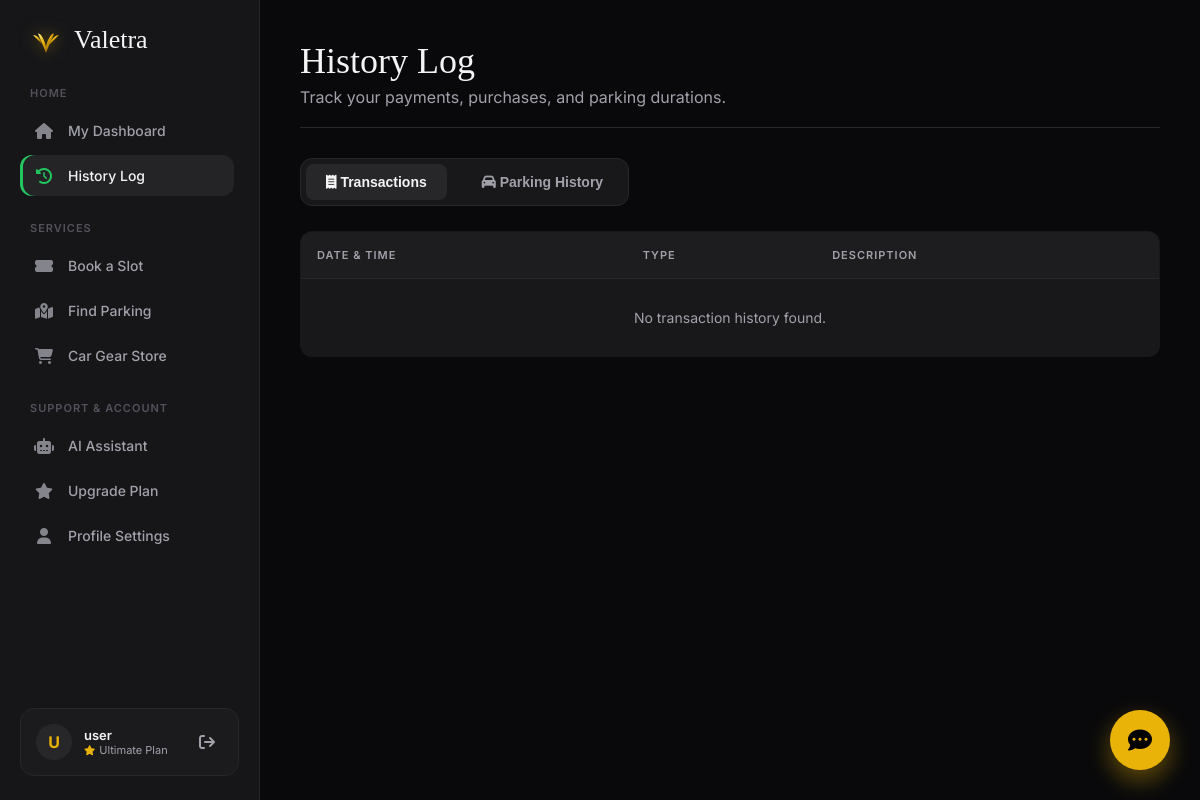
/history.php (signed in), run on the app's committed database.
### tables this page shows
CREATE TABLE `users` (
  `id` int(11) NOT NULL AUTO_INCREMENT,
  `name` varchar(50) DEFAULT NULL,
  `email` varchar(50) DEFAULT NULL,
  `password` varchar(50) DEFAULT NULL,
  `plan` varchar(20) DEFAULT 'free',
  `vehicle_no` varchar(20) DEFAULT NULL,
  `role` enum('admin','user') DEFAULT 'user',
  `contact_no` varchar(20) DEFAULT NULL,
  `address` text DEFAULT NULL,
  `dob` date DEFAULT NULL,
  `car_model` varchar(100) DEFAULT NULL,
  `profile_image` varchar(255) DEFAULT NULL,
  `car_image` varchar(255) DEFAULT NULL,
  `wallet_balance` decimal(10,2) DEFAULT 0.00,
  PRIMARY KEY (`id`),
  UNIQUE KEY `email` (`email`)
);

### history.php (the view, shortened to what this page needs)
<?php
include 'db.php';
$user_id = $_SESSION['user_id'];
$logs_res = $conn->query("SELECT * FROM activity_logs WHERE user_id=$user_id AND (action LIKE '%PURCHASE%' OR action LIKE '%PAYMENT%' OR action LIKE '%PENALTY%') ORDER BY created_at DESC");
?>
<!DOCTYPE html>
<html lang="en">
<head>
<link rel="stylesheet" href="https://cdnjs.cloudflare.com/ajax/libs/font-awesome/6.5.0/css/all.min.css">
</head>
<body>
<?php include 'sidebar.php'; ?>
<main class="content">
  <div class="page-header">
    <div>
      <h1>History Log</h1>
      <p>Track your payments, purchases, and parking durations.</p>
    </div>
  </div>
  <div class="tabs">
    <button class="tab-btn active" onclick="switchTab('transactions')"><i class="fa fa-receipt"></i> Transactions</button>
    <button class="tab-btn" onclick="switchTab('vehicles')"><i class="fa fa-car"></i> Parking History</button>
  </div>
  <div id="tab-transactions" class="tab-content active">
    <table>
      <thead>
        <tr>
          <th>Date & Time</th>
          <th>Type</th>
          <th>Description</th>
        </tr>
      </thead>
      <tbody>
        <?php if($logs_res->num_rows > 0): while($row = $logs_res->fetch_assoc()): ?>
          <?php
            $typeClass = 'pay';
            if(strpos($row['action'], 'PENALTY') !== false) $typeClass = 'penalty';
            if(strpos($row['action'], 'PURCHASE') !== false) $typeClass = 'purchase';
          ?>
          <tr>
            <td style="color: var(--text-muted);"><?php echo date('M d, Y h:i A', strtotime($row['created_at'])); ?></td>
            <td><span class="badge <?php echo $typeClass; ?>"><?php echo str_replace('_', ' ', $row['action']); ?></span></td>
            <td><?php echo htmlspecialchars($row['detail']); ?></td>
          </tr>
        <?php endwhile; else: ?>
          <tr><td colspan="3" style="text-align: center; color: var(--text-muted); padding: 30px;">No transaction history found.</td></tr>
        <?php endif; ?>
      </tbody>
    </table>
  </div>
</main>
</body>
</html>

### sidebar.php (shortened to what this page needs)
<?php
$current_page = basename($_SERVER['PHP_SELF']);
$user_role = $_SESSION['role'] ?? 'user';
if(isset($_SESSION['user_id'])) {
    $uid = $_SESSION['user_id'];
    $u_data = $conn->query("SELECT name, email, wallet_balance, plan FROM users WHERE id=$uid")->fetch_assoc();
}
?>
<aside class="sidebar">
  <div class="brand">
    Valetra
  </div>
  <div style="flex: 1; overflow-y: auto; padding-right: 5px;" class="custom-scrollbar">
    <?php if($user_role == 'admin'): ?>
      <div class="nav-group">
        <div class="nav-label">Main</div>
        <ul class="nav-menu">
          <li><a href="dashboard.php" class="<?php echo $current_page == 'dashboard.php' ? 'active' : ''; ?>"><i class="fa fa-border-all"></i> Overview</a></li>
        </ul>
      </div>
      <div class="nav-group">
        <div class="nav-label">Management</div>
        <ul class="nav-menu">
          <li><a href="book.php" class="<?php echo $current_page == 'book.php' ? 'active' : ''; ?>"><i class="fa fa-ticket-alt"></i> Manage Slots</a></li>
          <li><a href="admin_livemap.php" class="<?php echo $current_page == 'admin_livemap.php' ? 'active' : ''; ?>"><i class="fa fa-map-location-dot"></i> Live Map</a></li>
          <li><a href="admin_vehicles.php" class="<?php echo $current_page == 'admin_vehicles.php' ? 'active' : ''; ?>"><i class="fa fa-car-side"></i> Vehicles & Activity</a></li>
          <li><a href="admin_subscriptions.php" class="<?php echo $current_page == 'admin_subscriptions.php' ? 'active' : ''; ?>"><i class="fa fa-star"></i> Subscriptions</a></li>
          <li><a href="admin_store.php" class="<?php echo $current_page == 'admin_store.php' ? 'active' : ''; ?>"><i class="fa fa-box"></i> Store Orders</a></li>
        </ul>
      </div>
    <?php else: ?>
      <div class="nav-group">
        <div class="nav-label">Home</div>
        <ul class="nav-menu">
          <li><a href="user_dashboard.php" class="<?php echo $current_page == 'user_dashboard.php' ? 'active' : ''; ?>"><i class="fa fa-home"></i> My Dashboard</a></li>
          <li><a href="history.php" class="<?php echo $current_page == 'history.php' ? 'active' : ''; ?>"><i class="fa fa-clock-rotate-left"></i> History Log</a></li>
        </ul>
      </div>
      <div class="nav-group">
        <div class="nav-label">Services</div>
        <ul class="nav-menu">
          <li><a href="book.php" class="<?php echo $current_page == 'book.php' ? 'active' : ''; ?>"><i class="fa fa-ticket-alt"></i> Book a Slot</a></li>
          <li><a href="user_map.php" class="<?php echo $current_page == 'user_map.php' ? 'active' : ''; ?>"><i class="fa fa-map-location-dot"></i> Find Parking</a></li>
          <li><a href="store.php" class="<?php echo in_array($current_page, ['store.php', 'checkout.php']) ? 'active' : ''; ?>"><i class="fa fa-shopping-cart"></i> Car Gear Store</a></li>
        </ul>
      </div>
    <?php endif; ?>
    <div class="nav-group">
      <div class="nav-label">Support & Account</div>
      <ul class="nav-menu">
        <li><a href="ai_assistant.php" class="<?php echo $current_page == 'ai_assistant.php' ? 'active' : ''; ?>"><i class="fa fa-robot"></i> AI Assistant</a></li>
        <?php if($user_role != 'admin'): ?>
          <li><a href="subscriptions.php" class="<?php echo $current_page == 'subscriptions.php' ? 'active' : ''; ?>"><i class="fa fa-star"></i> Upgrade Plan</a></li>
        <?php endif; ?>
        <li><a href="profile.php" class="<?php echo $current_page == 'profile.php' ? 'active' : ''; ?>"><i class="fa fa-user"></i> Profile Settings</a></li>
      </ul>
    </div>
  </div>
  <?php if(isset($u_data)): ?>
  <div class="user-card">
    <div class="user-avatar"><?php echo strtoupper(substr($u_data['name'], 0, 1)); ?></div>
    <div class="user-info">
      <div class="user-name"><?php echo htmlspecialchars($u_data['name']); ?></div>
      <div class="user-plan">
        <i class="fa fa-star"></i> <?php echo ucfirst($u_data['plan']); ?> Plan
      </div>
    </div>
    <a href="logout.php" class="logout-btn" title="Logout"><i class="fa fa-arrow-right-from-bracket"></i></a>
  </div>
  <?php endif; ?>
</aside>
<?php include 'chat_widget.php'; ?>

### history.php (style rules this page uses)
:root { --bg-color: #09090b; --panel-bg: #18181b; --border-color: #27272a; --text-main: #f4f4f5; --text-muted: #a1a1aa; --primary-green: #22c55e; --primary-red: #ef4444; --primary-gold: #eab308; --sidebar-width: 260px; }
* { margin: 0; padding: 0; box-sizing: border-box; }
body { font-family: 'Inter', sans-serif; background: var(--bg-color); color: var(--text-main); display: flex; min-height: 100vh; }
.content { flex: 1; margin-left: var(--sidebar-width); padding: 40px; max-width: 1200px; }
.page-header { margin-bottom: 30px; display: flex; justify-content: space-between; align-items: flex-end; border-bottom: 1px solid var(--border-color); padding-bottom: 20px; }
.page-header h1 { font-family: 'Instrument Serif', serif; font-size: 36px; font-weight: 400; }
.page-header p { color: var(--text-muted); margin-top: 5px; }
.tabs { display: flex; gap: 15px; background: var(--panel-bg); padding: 5px; border-radius: 12px; border: 1px solid var(--border-color); width: fit-content; margin-bottom: 25px; }
.tab-btn { background: transparent; color: var(--text-muted); border: none; padding: 10px 20px; border-radius: 8px; font-size: 14px; font-weight: 600; cursor: pointer; transition: 0.3s; }
.tab-btn.active { background: var(--border-color); color: var(--text-main); }
.tab-content { display: none; }
.tab-content.active { display: block; }
table { width: 100%; border-collapse: collapse; background: var(--panel-bg); border-radius: 12px; overflow: hidden; border: 1px solid var(--border-color); }
th, td { padding: 16px; text-align: left; border-bottom: 1px solid var(--border-color); font-size: 14px; }
th { background: rgba(255,255,255,0.02); font-weight: 600; color: var(--text-muted); text-transform: uppercase; font-size: 11px; letter-spacing: 1px; }
tr:last-child td { border-bottom: none; }

### sidebar.php (style rules this page uses)
.sidebar { width: var(--sidebar-width); background: rgba(24, 24, 27, 0.95); backdrop-filter: blur(20px); border-right: 1px solid var(--border-color); position: fixed; height: 100vh; display: flex; flex-direction: column; padding: 24px 20px; z-index: 1000; }
.brand { display: flex; align-items: center; gap: 12px; font-family: 'Instrument Serif', serif; font-size: 26px; margin-bottom: 30px; padding: 0 10px; color: var(--text-main); }
.brand svg { filter: drop-shadow(0 0 8px rgba(234,179,8,0.5)); }
.nav-group { margin-bottom: 25px; }
.nav-label { font-size: 11px; font-weight: 600; color: #52525b; text-transform: uppercase; letter-spacing: 1px; margin-bottom: 10px; padding: 0 10px; }
.nav-menu { list-style: none; margin: 0; padding: 0; }
.nav-menu a { display: flex; align-items: center; gap: 14px; color: var(--text-muted); text-decoration: none; padding: 12px 14px; border-radius: 12px; margin-bottom: 4px; font-size: 14px; font-weight: 500; transition: all 0.3s cubic-bezier(0.4, 0, 0.2, 1); position: relative; overflow: hidden; }
.nav-menu a i { font-size: 16px; width: 20px; text-align: center; opacity: 0.8; transition: 0.3s; }
.nav-menu a.active { background: rgba(255,255,255,0.06); color: var(--text-main); box-shadow: inset 3px 0 0 var(--primary-green); }
.nav-menu a.active i { color: var(--primary-green); opacity: 1; }
.user-card { margin-top: auto; padding: 15px; border-radius: 14px; background: rgba(255,255,255,0.02); border: 1px solid var(--border-color); display: flex; align-items: center; gap: 12px; transition: 0.3s; }
.user-avatar { width: 36px; height: 36px; border-radius: 50%; background: #27272a; display: flex; align-items: center; justify-content: center; color: var(--primary-gold); font-weight: bold; }
.user-info { flex: 1; overflow: hidden; }
.user-name { font-size: 13px; font-weight: 600; white-space: nowrap; overflow: hidden; text-overflow: ellipsis; color: var(--text-main); }
.user-plan { font-size: 11px; color: var(--text-muted); display: flex; align-items: center; gap: 4px; }
.user-plan i { color: var(--primary-gold); font-size: 10px; }
.logout-btn { color: var(--text-muted); cursor: pointer; padding: 8px; transition: 0.3s; }

### data on the page
users: name "U", name "user", plan "Ultimate"
